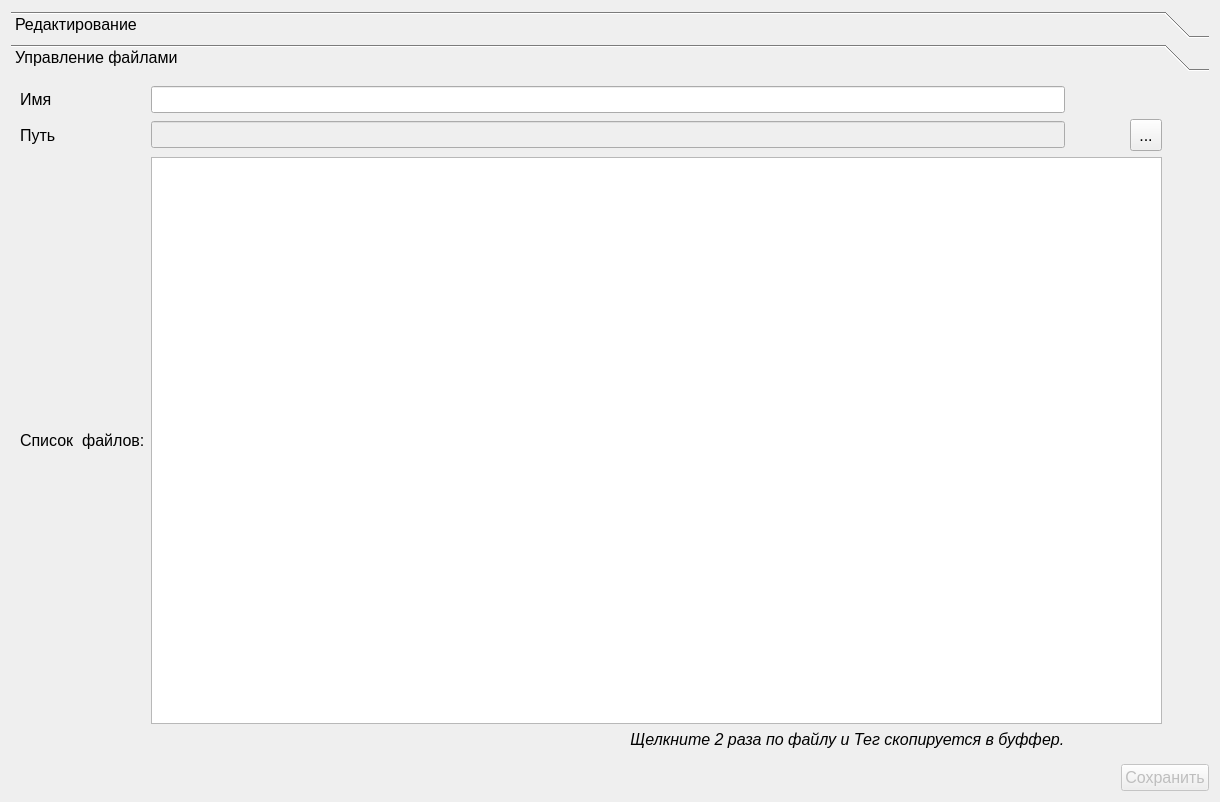
<?xml version="1.0" encoding="UTF-8"?>
<ui version="4.0">
 <class>EditorForm</class>
 <widget class="QWidget" name="EditorForm">
  <property name="geometry">
   <rect>
    <x>0</x>
    <y>0</y>
    <width>1220</width>
    <height>802</height>
   </rect>
  </property>
  <property name="windowTitle">
   <string>Текстовый редактор</string>
  </property>
  <property name="windowIcon">
   <iconset resource="../../../../klever/core/frameWork/resources/framework_resources.qrc">
    <normaloff>:/images/raznoe31/raznoe31/48x48/13.png</normaloff>:/images/raznoe31/raznoe31/48x48/13.png</iconset>
  </property>
  <layout class="QGridLayout" name="gridLayout">
   <item row="2" column="0">
    <spacer name="horizontalSpacer">
     <property name="orientation">
      <enum>Qt::Horizontal</enum>
     </property>
     <property name="sizeHint" stdset="0">
      <size>
       <width>40</width>
       <height>20</height>
      </size>
     </property>
    </spacer>
   </item>
   <item row="2" column="1">
    <widget class="QPushButton" name="saveButton">
     <property name="enabled">
      <bool>false</bool>
     </property>
     <property name="font">
      <font>
       <family>Segoe UI</family>
       <pointsize>12</pointsize>
      </font>
     </property>
     <property name="text">
      <string>Сохранить</string>
     </property>
     <property name="icon">
      <iconset resource="../../../../klever/core/frameWork/resources/framework_resources.qrc">
       <normaloff>:/images/flavour-extended-png/check.png</normaloff>:/images/flavour-extended-png/check.png</iconset>
     </property>
    </widget>
   </item>
   <item row="0" column="0" colspan="2">
    <widget class="QToolBox" name="EditorlBox">
     <property name="font">
      <font>
       <family>Segoe UI</family>
       <pointsize>12</pointsize>
      </font>
     </property>
     <property name="currentIndex">
      <number>1</number>
     </property>
     <widget class="QWidget" name="editorPage">
      <property name="geometry">
       <rect>
        <x>0</x>
        <y>0</y>
        <width>1202</width>
        <height>679</height>
       </rect>
      </property>
      <attribute name="label">
       <string>Редактирование</string>
      </attribute>
      <layout class="QGridLayout" name="gridLayout_3">
       <item row="3" column="2" colspan="5">
        <widget class="QGroupBox" name="groupBox_2">
         <property name="font">
          <font>
           <family>Segoe UI</family>
           <pointsize>10</pointsize>
          </font>
         </property>
         <property name="title">
          <string>Основные функции</string>
         </property>
         <property name="alignment">
          <set>Qt::AlignCenter</set>
         </property>
         <layout class="QGridLayout" name="gridLayout_7">
          <property name="leftMargin">
           <number>2</number>
          </property>
          <property name="topMargin">
           <number>2</number>
          </property>
          <property name="rightMargin">
           <number>2</number>
          </property>
          <property name="bottomMargin">
           <number>2</number>
          </property>
          <property name="spacing">
           <number>2</number>
          </property>
          <item row="1" column="10">
           <widget class="QComboBox" name="infoBox">
            <property name="maximumSize">
             <size>
              <width>150</width>
              <height>16777215</height>
             </size>
            </property>
            <property name="font">
             <font>
              <family>Segoe UI</family>
              <pointsize>10</pointsize>
             </font>
            </property>
            <item>
             <property name="text">
              <string>Общие сведения</string>
             </property>
            </item>
            <item>
             <property name="text">
              <string>Назначение ПО</string>
             </property>
            </item>
            <item>
             <property name="text">
              <string>Язык программирования</string>
             </property>
            </item>
            <item>
             <property name="text">
              <string>Средства компиляции и сборки проекта</string>
             </property>
            </item>
            <item>
             <property name="text">
              <string>Перечень ссылочных документов</string>
             </property>
            </item>
            <item>
             <property name="text">
              <string>Функциональные ограничения на применение</string>
             </property>
            </item>
            <item>
             <property name="text">
              <string>Необходимые и достаточные условия эксплуатации ПО</string>
             </property>
            </item>
           </widget>
          </item>
          <item row="1" column="12">
           <widget class="QPushButton" name="pasteTemplateButton">
            <property name="maximumSize">
             <size>
              <width>150</width>
              <height>16777215</height>
             </size>
            </property>
            <property name="font">
             <font>
              <family>Segoe UI</family>
              <pointsize>10</pointsize>
             </font>
            </property>
            <property name="text">
             <string>Вставить  шаблон</string>
            </property>
           </widget>
          </item>
          <item row="0" column="5">
           <widget class="QPushButton" name="preButton">
            <property name="maximumSize">
             <size>
              <width>120</width>
              <height>16777215</height>
             </size>
            </property>
            <property name="font">
             <font>
              <pointsize>12</pointsize>
             </font>
            </property>
            <property name="cursor">
             <cursorShape>PointingHandCursor</cursorShape>
            </property>
            <property name="text">
             <string/>
            </property>
            <property name="icon">
             <iconset resource="../../../../klever/core/frameWork/resources/framework_resources.qrc">
              <normaloff>:/images/SilkCompanion1/icons/page_landscape.png</normaloff>:/images/SilkCompanion1/icons/page_landscape.png</iconset>
            </property>
            <property name="flat">
             <bool>true</bool>
            </property>
           </widget>
          </item>
          <item row="0" column="6">
           <widget class="QPushButton" name="codeButton">
            <property name="maximumSize">
             <size>
              <width>120</width>
              <height>16777215</height>
             </size>
            </property>
            <property name="font">
             <font>
              <pointsize>12</pointsize>
             </font>
            </property>
            <property name="cursor">
             <cursorShape>PointingHandCursor</cursorShape>
            </property>
            <property name="toolTip">
             <string>Код</string>
            </property>
            <property name="text">
             <string/>
            </property>
            <property name="icon">
             <iconset resource="../../../../klever/core/frameWork/resources/framework_resources.qrc">
              <normaloff>:/images/SilkCompanion1/icons/script_start.png</normaloff>:/images/SilkCompanion1/icons/script_start.png</iconset>
            </property>
            <property name="flat">
             <bool>true</bool>
            </property>
           </widget>
          </item>
          <item row="0" column="7">
           <widget class="QPushButton" name="tableButton">
            <property name="maximumSize">
             <size>
              <width>120</width>
              <height>16777215</height>
             </size>
            </property>
            <property name="font">
             <font>
              <pointsize>12</pointsize>
             </font>
            </property>
            <property name="cursor">
             <cursorShape>PointingHandCursor</cursorShape>
            </property>
            <property name="toolTip">
             <string>Таблица</string>
            </property>
            <property name="text">
             <string/>
            </property>
            <property name="icon">
             <iconset resource="../../../../klever/core/frameWork/resources/framework_resources.qrc">
              <normaloff>:/images/SilkCompanion1/icons/table_row.png</normaloff>:/images/SilkCompanion1/icons/table_row.png</iconset>
            </property>
            <property name="flat">
             <bool>true</bool>
            </property>
           </widget>
          </item>
          <item row="0" column="8">
           <widget class="QPushButton" name="anchorButton">
            <property name="cursor">
             <cursorShape>PointingHandCursor</cursorShape>
            </property>
            <property name="toolTip">
             <string>Якорь</string>
            </property>
            <property name="text">
             <string/>
            </property>
            <property name="icon">
             <iconset resource="../../../../klever/core/frameWork/resources/framework_resources.qrc">
              <normaloff>:/images/SilkCompanion1/icons/anchor_5552.ico</normaloff>:/images/SilkCompanion1/icons/anchor_5552.ico</iconset>
            </property>
            <property name="flat">
             <bool>true</bool>
            </property>
           </widget>
          </item>
          <item row="0" column="9">
           <widget class="QPushButton" name="gotoAnchorButton">
            <property name="cursor">
             <cursorShape>PointingHandCursor</cursorShape>
            </property>
            <property name="toolTip">
             <string>Ссылка на якорь</string>
            </property>
            <property name="text">
             <string/>
            </property>
            <property name="icon">
             <iconset resource="../../../../klever/core/frameWork/resources/framework_resources.qrc">
              <normaloff>:/images/SilkCompanion1/icons/internet_link_02_9461.ico</normaloff>:/images/SilkCompanion1/icons/internet_link_02_9461.ico</iconset>
            </property>
            <property name="flat">
             <bool>true</bool>
            </property>
           </widget>
          </item>
          <item row="0" column="0">
           <widget class="QPushButton" name="understrikeButton">
            <property name="maximumSize">
             <size>
              <width>32</width>
              <height>32</height>
             </size>
            </property>
            <property name="font">
             <font>
              <pointsize>12</pointsize>
              <underline>true</underline>
             </font>
            </property>
            <property name="cursor">
             <cursorShape>PointingHandCursor</cursorShape>
            </property>
            <property name="text">
             <string>U</string>
            </property>
            <property name="flat">
             <bool>true</bool>
            </property>
           </widget>
          </item>
          <item row="0" column="10">
           <widget class="QComboBox" name="titlesBox">
            <property name="font">
             <font>
              <family>Segoe UI</family>
              <pointsize>10</pointsize>
             </font>
            </property>
            <item>
             <property name="text">
              <string>Заголовок 1</string>
             </property>
            </item>
            <item>
             <property name="text">
              <string>Заголовок 2</string>
             </property>
            </item>
            <item>
             <property name="text">
              <string>Заголовок 3</string>
             </property>
            </item>
            <item>
             <property name="text">
              <string>Заголовок 4</string>
             </property>
            </item>
           </widget>
          </item>
          <item row="0" column="12">
           <widget class="QComboBox" name="paragraphBox">
            <property name="font">
             <font>
              <family>Segoe UI</family>
              <pointsize>10</pointsize>
             </font>
            </property>
            <item>
             <property name="text">
              <string>Пункт уровня 1</string>
             </property>
            </item>
            <item>
             <property name="text">
              <string>Пункт уровня 2</string>
             </property>
            </item>
            <item>
             <property name="text">
              <string>Пункт уровня 3</string>
             </property>
            </item>
            <item>
             <property name="text">
              <string>Пункт уровня 4</string>
             </property>
            </item>
           </widget>
          </item>
          <item row="0" column="1">
           <widget class="QPushButton" name="italicButton">
            <property name="maximumSize">
             <size>
              <width>32</width>
              <height>32</height>
             </size>
            </property>
            <property name="font">
             <font>
              <pointsize>12</pointsize>
              <italic>true</italic>
             </font>
            </property>
            <property name="cursor">
             <cursorShape>PointingHandCursor</cursorShape>
            </property>
            <property name="text">
             <string>I</string>
            </property>
            <property name="default">
             <bool>false</bool>
            </property>
            <property name="flat">
             <bool>true</bool>
            </property>
           </widget>
          </item>
          <item row="0" column="4">
           <widget class="QPushButton" name="noteButton">
            <property name="maximumSize">
             <size>
              <width>120</width>
              <height>16777215</height>
             </size>
            </property>
            <property name="font">
             <font>
              <pointsize>12</pointsize>
             </font>
            </property>
            <property name="cursor">
             <cursorShape>PointingHandCursor</cursorShape>
            </property>
            <property name="toolTip">
             <string>Примечание</string>
            </property>
            <property name="text">
             <string/>
            </property>
            <property name="icon">
             <iconset resource="../../../../klever/core/frameWork/resources/framework_resources.qrc">
              <normaloff>:/images/SilkCompanion1/icons/tags_grey.png</normaloff>:/images/SilkCompanion1/icons/tags_grey.png</iconset>
            </property>
            <property name="flat">
             <bool>true</bool>
            </property>
           </widget>
          </item>
          <item row="0" column="3">
           <widget class="QPushButton" name="enumButton">
            <property name="maximumSize">
             <size>
              <width>120</width>
              <height>16777215</height>
             </size>
            </property>
            <property name="font">
             <font>
              <pointsize>12</pointsize>
             </font>
            </property>
            <property name="cursor">
             <cursorShape>PointingHandCursor</cursorShape>
            </property>
            <property name="toolTip">
             <string>Список</string>
            </property>
            <property name="text">
             <string/>
            </property>
            <property name="icon">
             <iconset resource="../../../../klever/core/frameWork/resources/framework_resources.qrc">
              <normaloff>:/images/SilkCompanion1/icons/outline.png</normaloff>:/images/SilkCompanion1/icons/outline.png</iconset>
            </property>
            <property name="flat">
             <bool>true</bool>
            </property>
           </widget>
          </item>
          <item row="0" column="2">
           <widget class="QPushButton" name="boldButton">
            <property name="maximumSize">
             <size>
              <width>32</width>
              <height>32</height>
             </size>
            </property>
            <property name="font">
             <font>
              <pointsize>12</pointsize>
              <weight>75</weight>
              <bold>true</bold>
             </font>
            </property>
            <property name="cursor">
             <cursorShape>PointingHandCursor</cursorShape>
            </property>
            <property name="text">
             <string>B</string>
            </property>
            <property name="flat">
             <bool>true</bool>
            </property>
           </widget>
          </item>
         </layout>
        </widget>
       </item>
       <item row="9" column="2" rowspan="7" colspan="11">
        <widget class="QTextEdit" name="descriptionEdit">
         <property name="font">
          <font>
           <family>Consolas</family>
           <pointsize>12</pointsize>
          </font>
         </property>
        </widget>
       </item>
       <item row="1" column="2">
        <widget class="QLabel" name="nameLabel">
         <property name="font">
          <font>
           <family>Segoe UI</family>
          </font>
         </property>
         <property name="text">
          <string>Название </string>
         </property>
        </widget>
       </item>
       <item row="3" column="7" colspan="3">
        <widget class="QGroupBox" name="groupBox_4">
         <property name="font">
          <font>
           <family>Segoe UI</family>
           <pointsize>10</pointsize>
          </font>
         </property>
         <property name="title">
          <string>Определения</string>
         </property>
         <property name="alignment">
          <set>Qt::AlignCenter</set>
         </property>
         <layout class="QGridLayout" name="gridLayout_5">
          <property name="leftMargin">
           <number>2</number>
          </property>
          <property name="topMargin">
           <number>2</number>
          </property>
          <property name="rightMargin">
           <number>2</number>
          </property>
          <property name="bottomMargin">
           <number>2</number>
          </property>
          <property name="spacing">
           <number>2</number>
          </property>
          <item row="0" column="0">
           <widget class="QLabel" name="label_10">
            <property name="maximumSize">
             <size>
              <width>150</width>
              <height>16777215</height>
             </size>
            </property>
            <property name="font">
             <font>
              <family>Segoe UI</family>
              <pointsize>10</pointsize>
             </font>
            </property>
            <property name="text">
             <string>Глоссарий</string>
            </property>
            <property name="textFormat">
             <enum>Qt::AutoText</enum>
            </property>
            <property name="alignment">
             <set>Qt::AlignCenter</set>
            </property>
           </widget>
          </item>
          <item row="0" column="2">
           <widget class="QLabel" name="label_3">
            <property name="maximumSize">
             <size>
              <width>150</width>
              <height>16777215</height>
             </size>
            </property>
            <property name="font">
             <font>
              <family>Segoe UI</family>
              <pointsize>10</pointsize>
             </font>
            </property>
            <property name="text">
             <string>Термин</string>
            </property>
            <property name="textFormat">
             <enum>Qt::AutoText</enum>
            </property>
            <property name="alignment">
             <set>Qt::AlignCenter</set>
            </property>
           </widget>
          </item>
          <item row="4" column="3">
           <widget class="QToolButton" name="scanTermsButton">
            <property name="cursor">
             <cursorShape>PointingHandCursor</cursorShape>
            </property>
            <property name="text">
             <string/>
            </property>
            <property name="icon">
             <iconset resource="../../../../klever/core/frameWork/resources/framework_resources.qrc">
              <normaloff>:/images/SilkCompanion1/icons/play_blue.png</normaloff>:/images/SilkCompanion1/icons/play_blue.png</iconset>
            </property>
            <property name="autoRaise">
             <bool>true</bool>
            </property>
           </widget>
          </item>
          <item row="4" column="2">
           <widget class="QComboBox" name="terminBox">
            <property name="maximumSize">
             <size>
              <width>150</width>
              <height>16777215</height>
             </size>
            </property>
            <property name="font">
             <font>
              <pointsize>12</pointsize>
             </font>
            </property>
           </widget>
          </item>
          <item row="4" column="1">
           <widget class="QToolButton" name="scanGlossaryButton">
            <property name="cursor">
             <cursorShape>PointingHandCursor</cursorShape>
            </property>
            <property name="text">
             <string/>
            </property>
            <property name="icon">
             <iconset resource="../../../../klever/core/frameWork/resources/framework_resources.qrc">
              <normaloff>:/images/SilkCompanion1/icons/play_blue.png</normaloff>:/images/SilkCompanion1/icons/play_blue.png</iconset>
            </property>
            <property name="autoRaise">
             <bool>true</bool>
            </property>
           </widget>
          </item>
          <item row="4" column="4">
           <widget class="QComboBox" name="appendixBox">
            <property name="maximumSize">
             <size>
              <width>150</width>
              <height>16777215</height>
             </size>
            </property>
           </widget>
          </item>
          <item row="0" column="4">
           <widget class="QLabel" name="label_7">
            <property name="maximumSize">
             <size>
              <width>150</width>
              <height>16777215</height>
             </size>
            </property>
            <property name="font">
             <font>
              <family>Segoe UI</family>
              <pointsize>10</pointsize>
             </font>
            </property>
            <property name="text">
             <string>Приложение</string>
            </property>
            <property name="textFormat">
             <enum>Qt::AutoText</enum>
            </property>
            <property name="alignment">
             <set>Qt::AlignCenter</set>
            </property>
           </widget>
          </item>
          <item row="4" column="0">
           <widget class="QComboBox" name="glossaryBox">
            <property name="maximumSize">
             <size>
              <width>150</width>
              <height>16777215</height>
             </size>
            </property>
            <property name="font">
             <font>
              <pointsize>12</pointsize>
             </font>
            </property>
           </widget>
          </item>
         </layout>
        </widget>
       </item>
       <item row="4" column="2" colspan="5">
        <widget class="QGroupBox" name="groupBox_3">
         <property name="font">
          <font>
           <family>Segoe UI</family>
           <pointsize>10</pointsize>
          </font>
         </property>
         <property name="title">
          <string>Анализ</string>
         </property>
         <property name="alignment">
          <set>Qt::AlignCenter</set>
         </property>
         <layout class="QGridLayout" name="gridLayout_4">
          <property name="leftMargin">
           <number>2</number>
          </property>
          <property name="topMargin">
           <number>2</number>
          </property>
          <property name="rightMargin">
           <number>2</number>
          </property>
          <property name="bottomMargin">
           <number>2</number>
          </property>
          <property name="spacing">
           <number>2</number>
          </property>
          <item row="1" column="1">
           <widget class="QComboBox" name="nfrBox">
            <property name="maximumSize">
             <size>
              <width>150</width>
              <height>16777215</height>
             </size>
            </property>
           </widget>
          </item>
          <item row="0" column="1">
           <widget class="QLabel" name="label_5">
            <property name="maximumSize">
             <size>
              <width>150</width>
              <height>16777215</height>
             </size>
            </property>
            <property name="text">
             <string>НФТ</string>
            </property>
            <property name="alignment">
             <set>Qt::AlignCenter</set>
            </property>
           </widget>
          </item>
          <item row="1" column="0">
           <widget class="QComboBox" name="frBox">
            <property name="maximumSize">
             <size>
              <width>150</width>
              <height>16777215</height>
             </size>
            </property>
           </widget>
          </item>
          <item row="1" column="2">
           <widget class="QComboBox" name="crBox">
            <property name="sizePolicy">
             <sizepolicy hsizetype="Preferred" vsizetype="Fixed">
              <horstretch>0</horstretch>
              <verstretch>0</verstretch>
             </sizepolicy>
            </property>
            <property name="maximumSize">
             <size>
              <width>150</width>
              <height>16777215</height>
             </size>
            </property>
            <item>
             <property name="text">
              <string/>
             </property>
            </item>
            <item>
             <property name="text">
              <string>ВСЕ</string>
             </property>
            </item>
            <item>
             <property name="text">
              <string>Бизнес-правила</string>
             </property>
            </item>
            <item>
             <property name="text">
              <string>Требования к документированию</string>
             </property>
            </item>
            <item>
             <property name="text">
              <string>Системные требования</string>
             </property>
            </item>
            <item>
             <property name="text">
              <string>Требования к дизаину ГИП</string>
             </property>
            </item>
            <item>
             <property name="text">
              <string>Требования к безопасности и надежности</string>
             </property>
            </item>
            <item>
             <property name="text">
              <string>Требованияк производительности</string>
             </property>
            </item>
            <item>
             <property name="text">
              <string>Требования к устойчивости к сбоям</string>
             </property>
            </item>
            <item>
             <property name="text">
              <string>Требования к эксплуатации и персоналу</string>
             </property>
            </item>
            <item>
             <property name="text">
              <string>Требования к внутреннему состоянию</string>
             </property>
            </item>
            <item>
             <property name="text">
              <string>Требования к отладке</string>
             </property>
            </item>
            <item>
             <property name="text">
              <string>Требования использования ПО</string>
             </property>
            </item>
           </widget>
          </item>
          <item row="0" column="0">
           <widget class="QLabel" name="label_4">
            <property name="maximumSize">
             <size>
              <width>150</width>
              <height>16777215</height>
             </size>
            </property>
            <property name="text">
             <string>ФТ</string>
            </property>
            <property name="alignment">
             <set>Qt::AlignCenter</set>
            </property>
           </widget>
          </item>
          <item row="0" column="2">
           <widget class="QLabel" name="label_6">
            <property name="maximumSize">
             <size>
              <width>150</width>
              <height>16777215</height>
             </size>
            </property>
            <property name="text">
             <string>Общие требования</string>
            </property>
            <property name="alignment">
             <set>Qt::AlignCenter</set>
            </property>
           </widget>
          </item>
          <item row="0" column="3">
           <widget class="QLabel" name="label_8">
            <property name="maximumSize">
             <size>
              <width>150</width>
              <height>16777215</height>
             </size>
            </property>
            <property name="text">
             <string>Бизнес-правила</string>
            </property>
            <property name="alignment">
             <set>Qt::AlignCenter</set>
            </property>
           </widget>
          </item>
          <item row="1" column="3">
           <widget class="QComboBox" name="brBox">
            <property name="sizePolicy">
             <sizepolicy hsizetype="Preferred" vsizetype="Fixed">
              <horstretch>0</horstretch>
              <verstretch>0</verstretch>
             </sizepolicy>
            </property>
            <property name="maximumSize">
             <size>
              <width>150</width>
              <height>16777215</height>
             </size>
            </property>
            <item>
             <property name="text">
              <string>Видение</string>
             </property>
            </item>
            <item>
             <property name="text">
              <string>Предметная область</string>
             </property>
            </item>
           </widget>
          </item>
         </layout>
        </widget>
       </item>
       <item row="4" column="7">
        <widget class="QLabel" name="label_9">
         <property name="font">
          <font>
           <family>Segoe UI</family>
           <pointsize>10</pointsize>
          </font>
         </property>
         <property name="layoutDirection">
          <enum>Qt::LeftToRight</enum>
         </property>
         <property name="autoFillBackground">
          <bool>false</bool>
         </property>
         <property name="frameShape">
          <enum>QFrame::NoFrame</enum>
         </property>
         <property name="frameShadow">
          <enum>QFrame::Plain</enum>
         </property>
         <property name="text">
          <string>Тип документа:</string>
         </property>
         <property name="textFormat">
          <enum>Qt::AutoText</enum>
         </property>
         <property name="scaledContents">
          <bool>false</bool>
         </property>
         <property name="alignment">
          <set>Qt::AlignRight|Qt::AlignTop|Qt::AlignTrailing</set>
         </property>
        </widget>
       </item>
       <item row="4" column="8">
        <widget class="QLabel" name="docTypeLabel">
         <property name="font">
          <font>
           <family>Segoe UI</family>
           <pointsize>10</pointsize>
           <weight>75</weight>
           <italic>true</italic>
           <bold>true</bold>
          </font>
         </property>
         <property name="layoutDirection">
          <enum>Qt::LeftToRight</enum>
         </property>
         <property name="autoFillBackground">
          <bool>false</bool>
         </property>
         <property name="frameShape">
          <enum>QFrame::NoFrame</enum>
         </property>
         <property name="frameShadow">
          <enum>QFrame::Plain</enum>
         </property>
         <property name="text">
          <string>TextLabel</string>
         </property>
         <property name="textFormat">
          <enum>Qt::AutoText</enum>
         </property>
         <property name="scaledContents">
          <bool>false</bool>
         </property>
         <property name="alignment">
          <set>Qt::AlignLeading|Qt::AlignLeft|Qt::AlignTop</set>
         </property>
        </widget>
       </item>
       <item row="1" column="3" colspan="10">
        <widget class="QLineEdit" name="nameEdit">
         <property name="enabled">
          <bool>false</bool>
         </property>
        </widget>
       </item>
      </layout>
     </widget>
     <widget class="QWidget" name="imageManagerPage">
      <property name="geometry">
       <rect>
        <x>0</x>
        <y>0</y>
        <width>1202</width>
        <height>679</height>
       </rect>
      </property>
      <attribute name="label">
       <string>Управление файлами</string>
      </attribute>
      <layout class="QGridLayout" name="gridLayout_2">
       <item row="0" column="0">
        <widget class="QLabel" name="label_2">
         <property name="text">
          <string>Имя</string>
         </property>
        </widget>
       </item>
       <item row="1" column="0">
        <widget class="QLabel" name="label">
         <property name="text">
          <string>Путь</string>
         </property>
        </widget>
       </item>
       <item row="0" column="1" colspan="9">
        <widget class="QLineEdit" name="nameFileEdit"/>
       </item>
       <item row="8" column="9">
        <widget class="QLabel" name="infoLabel2">
         <property name="font">
          <font>
           <italic>true</italic>
          </font>
         </property>
         <property name="text">
          <string> Щелкните 2 раза по файлу и Тег скопируется в буффер.</string>
         </property>
        </widget>
       </item>
       <item row="1" column="1" colspan="9">
        <widget class="QLineEdit" name="pathEdit">
         <property name="enabled">
          <bool>false</bool>
         </property>
        </widget>
       </item>
       <item row="4" column="1" colspan="11">
        <widget class="QListWidget" name="picturesList">
         <property name="font">
          <font>
           <family>MS Shell Dlg 2</family>
           <pointsize>12</pointsize>
          </font>
         </property>
        </widget>
       </item>
       <item row="1" column="11">
        <widget class="QToolButton" name="browselButton">
         <property name="minimumSize">
          <size>
           <width>32</width>
           <height>32</height>
          </size>
         </property>
         <property name="maximumSize">
          <size>
           <width>32</width>
           <height>32</height>
          </size>
         </property>
         <property name="cursor">
          <cursorShape>PointingHandCursor</cursorShape>
         </property>
         <property name="text">
          <string>...</string>
         </property>
         <property name="iconSize">
          <size>
           <width>32</width>
           <height>32</height>
          </size>
         </property>
        </widget>
       </item>
       <item row="4" column="0">
        <widget class="QLabel" name="picturesListLabel">
         <property name="text">
          <string>Список  файлов:</string>
         </property>
        </widget>
       </item>
       <item row="1" column="12">
        <widget class="QPushButton" name="addImageButton">
         <property name="minimumSize">
          <size>
           <width>32</width>
           <height>32</height>
          </size>
         </property>
         <property name="maximumSize">
          <size>
           <width>32</width>
           <height>32</height>
          </size>
         </property>
         <property name="cursor">
          <cursorShape>PointingHandCursor</cursorShape>
         </property>
         <property name="toolTip">
          <string>Добавить </string>
         </property>
         <property name="text">
          <string/>
         </property>
         <property name="icon">
          <iconset resource="../../../../klever/core/frameWork/resources/framework_resources.qrc">
           <normaloff>:/images/raznoe31/raznoe31/48x48/112.png</normaloff>:/images/raznoe31/raznoe31/48x48/112.png</iconset>
         </property>
         <property name="iconSize">
          <size>
           <width>32</width>
           <height>32</height>
          </size>
         </property>
         <property name="flat">
          <bool>true</bool>
         </property>
        </widget>
       </item>
      </layout>
     </widget>
    </widget>
   </item>
  </layout>
 </widget>
 <resources>
  <include location="../../../../klever/core/frameWork/resources/framework_resources.qrc"/>
 </resources>
 <connections/>
</ui>
